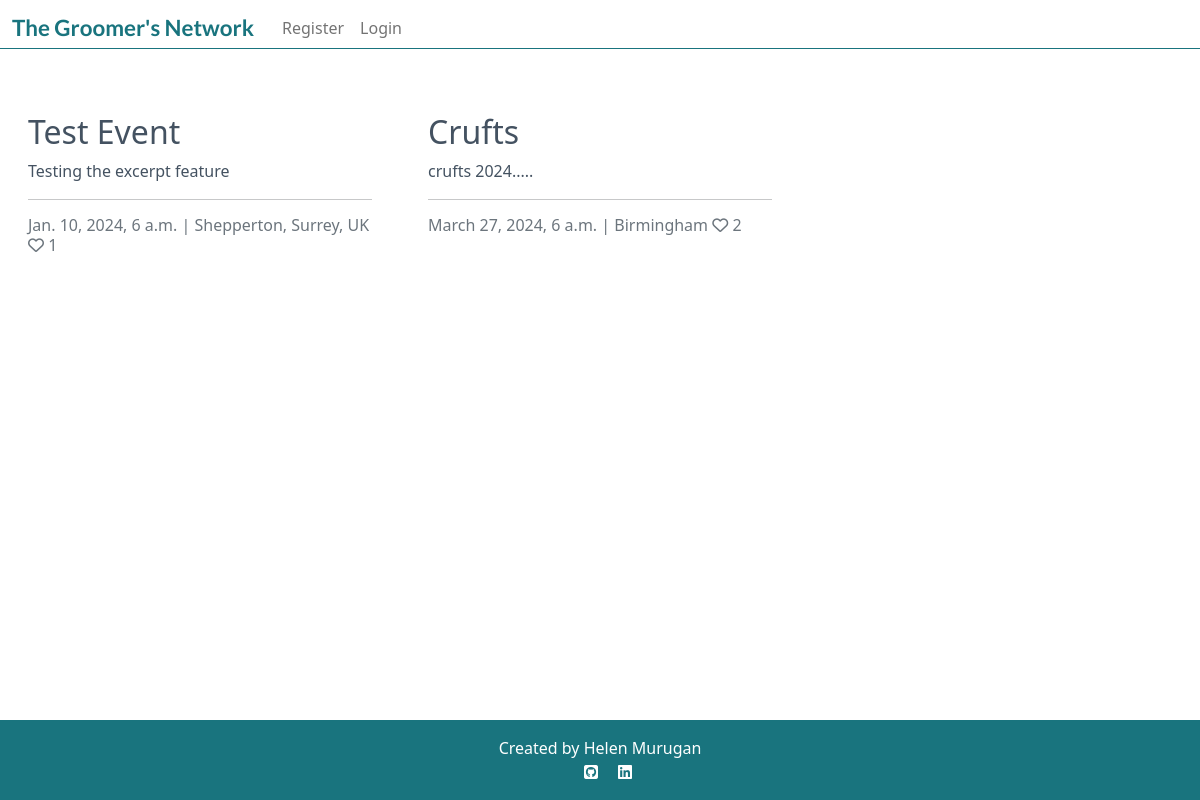
The page /events/events/ on the database as committed earlier.
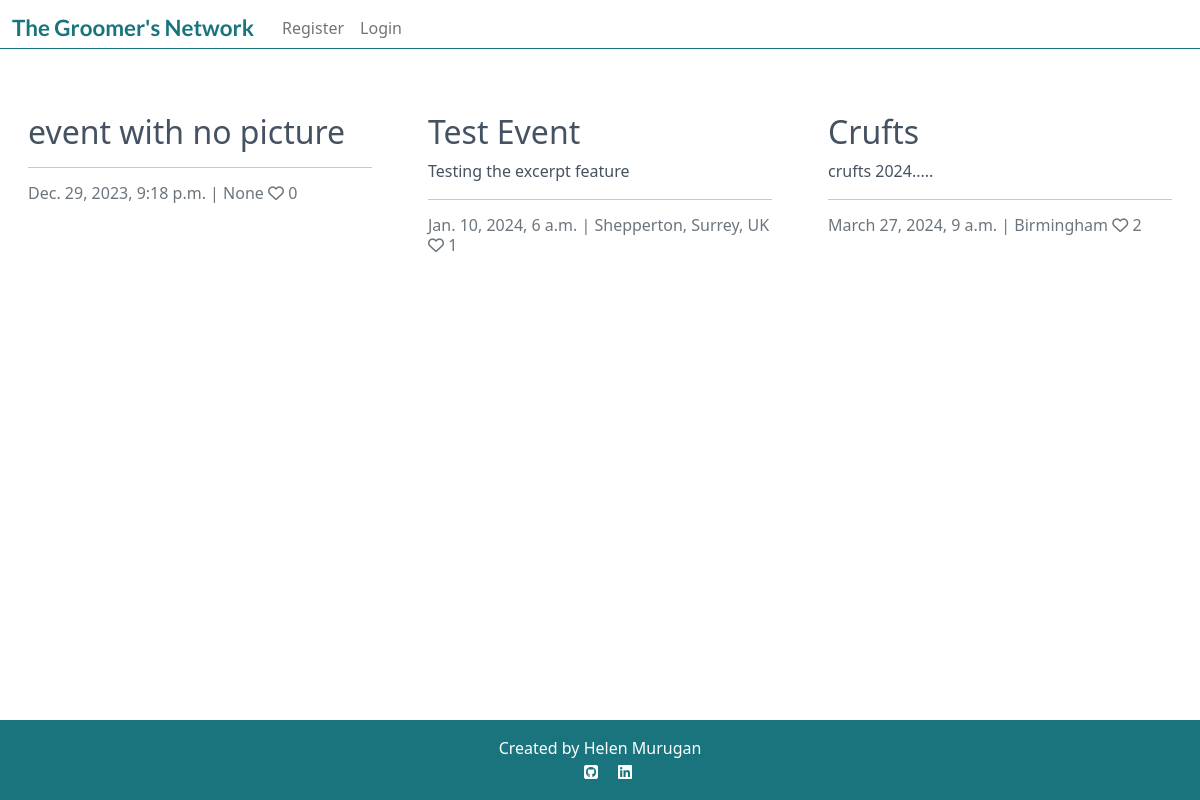
The same page on the database as committed later.
### event/models.py (models this page shows, shortened)
class Event(models.Model):
    title = models.CharField(
            max_length=200,
            verbose_name="event",
        )
    slug = models.SlugField(
        max_length=200,
        unique=True
        )
    author = models.ForeignKey(
        User,
        on_delete=models.CASCADE,
        related_name="event_events"
    )
    content = models.TextField(
        blank=True,
        null=True,
    )
    featured_image = CloudinaryField(
        'image',
        default='placeholder'
        )
    excerpt = models.TextField(
        blank=True,
        null=True,
        max_length=200,
        )
    created_on = models.DateTimeField(
        auto_now_add=True
        )
    updated_on = models.DateTimeField(
        auto_now=True
        )
    location = models.CharField(
        blank=True,
        null=True,
        max_length=30,
    )
    date_time = models.DateTimeField(
        verbose_name='Date and Time'
    )
    likes = models.ManyToManyField(
        User,
        related_name='event_likes',
        blank=True,
    )
    class Meta:
        ordering = ["-created_on"]
    def number_of_likes(self):
        return self.likes.count()

### event/views.py (the view)
# urls.py: path("events/", views.EventList.as_view(), name="event"),
class EventList(generic.ListView):
    model = Event
    queryset = Event.objects.order_by("-created_on")
    template_name = "event.html"
    paginate_by = 6

### templates/event.html (shortened to what this page needs)
{% extends "base.html" %}
{% block content %}
<div class="container-fluid">
    <div class="row">
        <div class="col-12 mt-3 left">
            <div class="row">
                {% for event in event_list %}
                <div class="col-md-4">
                    <div class="card mb-4">
                        <div class="card-body">
                            <div class="image-container">
                            </div>
                            <a href="{% url 'event_detail' event.slug  %}" class="post-link">
                                <h2 class="card-title">{{ event.title }}</h2>
                                <p class="card-text">{{ event.excerpt }}</p>
                            </a>
                            <hr />
                            <p class="card-text text-muted h6">{{ event.date_time}} | {{ event.location}} <i class="far fa-heart"></i>
                                {{ event.number_of_likes }}</p>
                        </div>
                    </div>
                </div>
                {% if forloop.counter|divisibleby:3 %}
            </div>
            <div class="row">
                {% endif %}
                {% endfor %}
            </div>
        </div>
    </div>
</div>
{%endblock%}

### templates/base.html (shortened to what this page needs)
{% load static %}
<!DOCTYPE html>
<html class="h-100">
<head>
    <link rel="stylesheet" href="https://cdnjs.cloudflare.com/ajax/libs/font-awesome/5.15.3/css/all.min.css">
    <link href="https://cdn.jsdelivr.net/npm/bootstrap@5.0.1/dist/css/bootstrap.min.css" rel="stylesheet"
>
    <link rel="stylesheet" href="{% static 'css/style.css' %}">
</head>
<body class="d-flex flex-column h-100">
    <nav class="navbar navbar-expand-lg navbar-light nav-bg">
        <div class="container-fluid line">
            {% if user.is_authenticated %}
            <a class="navbar-brand" href="{% url 'home' %}"><span class="brand">The Groomer's Network</span></a>
            {% else %}
            <span class="brand">The Groomer's Network</span>
            {% endif %}
            <div class="collapse navbar-collapse" id="navbarText">
                <ul class="navbar-nav me-auto mb-2 mb-lg-0">
                    {% if user.is_authenticated %}
                    <li class="nav-item">
                        <a class="nav-link" aria-current="page" href="{% url 'home' %}">Home</a>
                    </li>
                    <li class="nav-item">
                        <a class="nav-link" href="{% url 'event' %}">Events</a>
                    </li>
                    <li class="nav-item">
                        <a class="nav-link" href="{% url 'my_profile' user=request.user %}">My Profile</a>
                    </li>
                    <li class="nav-item">
                        <a class="nav-link" href="{% url 'account_logout' %}">Logout</a>
                    </li>
                    {% else %}
                    <li class="nav-item">
                        <a class="nav-link" href="{% url 'account_signup' %}">Register</a>
                    </li>
                    <li class="nav-item">
                        <a class="nav-link" href="{% url 'account_login' %}">Login</a>
                    </li>
                    {% endif %}
                </ul>
            </div>
        </div>
    </nav>
    <main class="flex-shrink-0 main-bg">
        {% block content %}
        {% endblock content %}
    </main>
    <footer class="footer mt-auto py-3 teal-bg">
        <p class="m-0 text-center text-white">Created by Helen Murugan</p>
        <p class="m-0 text-center text-white">
            <a href="https://github.com/helenmurugan" target="_blank"><i class="fa-brands fa-square-github ms-3 icon-white"></i></a>
            <a href="https://www.linkedin.com/in/helenmurugan/" target="_blank"><i class="fa-brands fa-linkedin ms-3 icon-white"></i></a>
        </p>
    </footer>
</body>
</html>

### static/css/style.css (style rules this page uses)
.line { border-bottom: 1px solid #19747E; }
.brand { font-family: Lato, sans-serif; font-size: 1.4rem; font-weight: 700; color: #19747E; margin-right: 20px; }
.card { border: none; background-color: transparent; }
.image-container { position: relative; }
.post-link { text-decoration: none; color: #445261; }
.teal-bg { background: #19747E }
.icon-white { color: white; }

Rows that differ between the two databases and show on the page:
added Event: title "event with no picture", date_time "Dec. 29, 2023, 9:18 p.m.", location "None", number_of_likes "0"
changed Event "Crufts": date_time "March 27, 2024, 6 a.m." → "March 27, 2024, 9 a.m."
